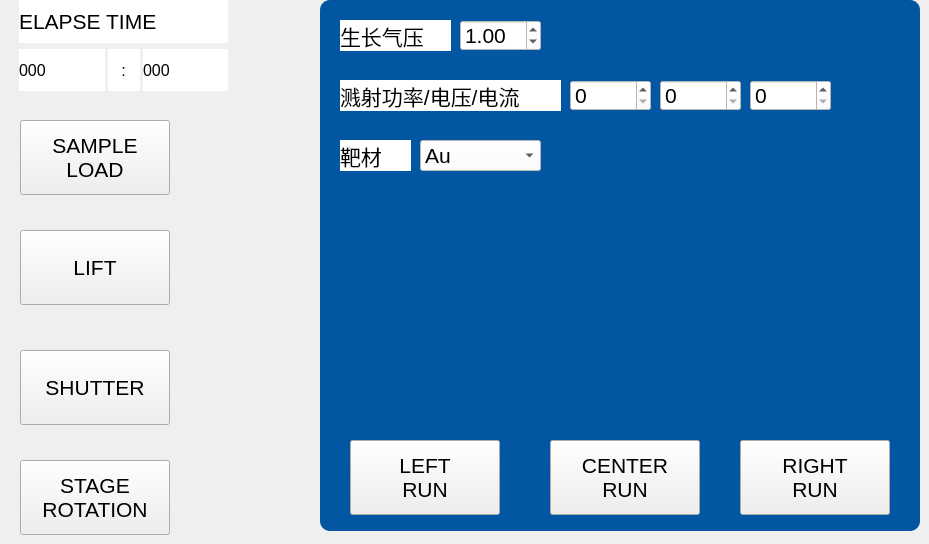
     <widget class="QWidget" name="chamber_page">
      <widget class="QLabel" name="label_13">
       <property name="geometry">
        <rect>
         <x>320</x>
         <y>0</y>
         <width>600</width>
         <height>531</height>
        </rect>
       </property>
       <property name="styleSheet">
        <string notr="true">background-color: rgb(3, 86, 161);
color: rgb(255, 255, 255);
    border-width: 4px;
    border-radius: 10px;
</string>
       </property>
       <property name="text">
        <string/>
       </property>
      </widget>
      <widget class="QPushButton" name="stagerotation_button">
       <property name="geometry">
        <rect>
         <x>20</x>
         <y>460</y>
         <width>150</width>
         <height>75</height>
        </rect>
       </property>
       <property name="font">
        <font>
         <family>Arial</family>
         <pointsize>16</pointsize>
        </font>
       </property>
       <property name="styleSheet">
        <string notr="true">            QPushButton{border-width: 2px; border-radius: 10px; background-color: rgb(3, 86, 161); color: rgb(255,255,255);}
            QPushButton:pressed{border-width: 2px; border-radius: 10px; background-color: rgb(180 , 180, 180); color: rgb(0,0,0); }
font: 16pt &quot;Arial&quot;;</string>
       </property>
       <property name="text">
        <string>STAGE
ROTATION</string>
       </property>
      </widget>
      <widget class="QPushButton" name="shutter_button">
       <property name="geometry">
        <rect>
         <x>20</x>
         <y>350</y>
         <width>150</width>
         <height>75</height>
        </rect>
       </property>
       <property name="font">
        <font>
         <family>Arial</family>
         <pointsize>16</pointsize>
        </font>
       </property>
       <property name="styleSheet">
        <string notr="true">            QPushButton{border-width: 2px; border-radius: 10px; background-color: rgb(3, 86, 161); color: rgb(255,255,255);}
            QPushButton:pressed{border-width: 2px; border-radius: 10px; background-color: rgb(180 , 180, 180); color: rgb(0,0,0); }
font: 16pt &quot;Arial&quot;;</string>
       </property>
       <property name="text">
        <string>SHUTTER</string>
       </property>
      </widget>
      <widget class="QPushButton" name="sampleload_button">
       <property name="geometry">
        <rect>
         <x>20</x>
         <y>120</y>
         <width>150</width>
         <height>75</height>
        </rect>
       </property>
       <property name="font">
        <font>
         <family>Arial</family>
         <pointsize>16</pointsize>
        </font>
       </property>
       <property name="styleSheet">
        <string notr="true">            QPushButton{border-width: 2px; border-radius: 10px; background-color: rgb(3, 86, 161); color: rgb(255,255,255);}
            QPushButton:pressed{border-width: 2px; border-radius: 10px; background-color: rgb(180 , 180, 180); color: rgb(0,0,0); }
font: 16pt &quot;Arial&quot;;</string>
       </property>
       <property name="text">
        <string>SAMPLE
LOAD</string>
       </property>
      </widget>
      <widget class="QPushButton" name="leftrun_button">
       <property name="geometry">
        <rect>
         <x>350</x>
         <y>440</y>
         <width>150</width>
         <height>75</height>
        </rect>
       </property>
       <property name="font">
        <font>
         <family>Arial</family>
         <pointsize>16</pointsize>
        </font>
       </property>
       <property name="styleSheet">
        <string notr="true">            QPushButton{border-width: 2px; border-radius: 10px; background-color: rgb(3, 200, 3); color: rgb(255,255,255);}
            QPushButton:pressed{border-width: 2px; border-radius: 10px; background-color: rgb(180 , 180, 180); color: rgb(0,0,0); }
font: 16pt &quot;Arial&quot;;</string>
       </property>
       <property name="text">
        <string>LEFT
RUN</string>
       </property>
      </widget>
      <widget class="QPushButton" name="centerrun_button">
       <property name="geometry">
        <rect>
         <x>550</x>
         <y>440</y>
         <width>150</width>
         <height>75</height>
        </rect>
       </property>
       <property name="font">
        <font>
         <family>Arial</family>
         <pointsize>16</pointsize>
        </font>
       </property>
       <property name="styleSheet">
        <string notr="true">            QPushButton{border-width: 2px; border-radius: 10px; background-color: rgb(3, 200, 3); color: rgb(255,255,255);}
            QPushButton:pressed{border-width: 2px; border-radius: 10px; background-color: rgb(180 , 180, 180); color: rgb(0,0,0); }
font: 16pt &quot;Arial&quot;;</string>
       </property>
       <property name="text">
        <string>CENTER
RUN</string>
       </property>
      </widget>
      <widget class="QPushButton" name="rightrun_button">
       <property name="geometry">
        <rect>
         <x>740</x>
         <y>440</y>
         <width>150</width>
         <height>75</height>
        </rect>
       </property>
       <property name="font">
        <font>
         <family>Arial</family>
         <pointsize>16</pointsize>
        </font>
       </property>
       <property name="styleSheet">
        <string notr="true">            QPushButton{border-width: 2px; border-radius: 10px; background-color: rgb(3, 200, 3); color: rgb(255,255,255);}
            QPushButton:pressed{border-width: 2px; border-radius: 10px; background-color: rgb(180 , 180, 180); color: rgb(0,0,0); }
font: 16pt &quot;Arial&quot;;</string>
       </property>
       <property name="text">
        <string>RIGHT
RUN</string>
       </property>
      </widget>
      <widget class="QPushButton" name="lift_button">
       <property name="geometry">
        <rect>
         <x>20</x>
         <y>230</y>
         <width>150</width>
         <height>75</height>
        </rect>
       </property>
       <property name="font">
        <font>
         <family>Arial</family>
         <pointsize>16</pointsize>
        </font>
       </property>
       <property name="styleSheet">
        <string notr="true">            QPushButton{border-width: 2px; border-radius: 10px; background-color: rgb(3, 86, 161); color: rgb(255,255,255);}
            QPushButton:pressed{border-width: 2px; border-radius: 10px; background-color: rgb(180 , 180, 180); color: rgb(0,0,0); }
font: 16pt &quot;Arial&quot;;</string>
       </property>
       <property name="text">
        <string>LIFT</string>
       </property>
      </widget>
      <widget class="QWidget" name="verticalLayoutWidget_2">
       <property name="geometry">
        <rect>
         <x>19</x>
         <y>0</y>
         <width>209</width>
         <height>91</height>
        </rect>
       </property>
       <layout class="QVBoxLayout" name="verticalLayout_4">
        <item>
         <widget class="QLabel" name="label_11">
          <property name="font">
           <font>
            <family>Arial</family>
            <pointsize>16</pointsize>
            <italic>false</italic>
            <bold>false</bold>
           </font>
          </property>
          <property name="styleSheet">
           <string notr="true">font: 16pt &quot;Arial&quot;;
background-color: rgb(255, 255, 255);</string>
          </property>
          <property name="text">
           <string>ELAPSE TIME</string>
          </property>
         </widget>
        </item>
        <item>
         <layout class="QHBoxLayout" name="horizontalLayout_7">
          <property name="spacing">
           <number>3</number>
          </property>
          <item>
           <widget class="QLabel" name="timesec_label">
            <property name="font">
             <font>
              <family>Arial</family>
              <pointsize>12</pointsize>
              <italic>false</italic>
              <bold>false</bold>
             </font>
            </property>
            <property name="styleSheet">
             <string notr="true">font: 12pt &quot;Arial&quot;;
background-color: rgb(255, 255, 255);</string>
            </property>
            <property name="text">
             <string>000</string>
            </property>
           </widget>
          </item>
          <item>
           <widget class="QLabel" name="label_15">
            <property name="sizePolicy">
             <sizepolicy hsizetype="Fixed" vsizetype="Preferred">
              <horstretch>0</horstretch>
              <verstretch>0</verstretch>
             </sizepolicy>
            </property>
            <property name="font">
             <font>
              <family>Arial</family>
              <pointsize>12</pointsize>
              <italic>false</italic>
              <bold>false</bold>
             </font>
            </property>
            <property name="styleSheet">
             <string notr="true">font: 12pt &quot;Arial&quot;;
background-color: rgb(255, 255, 255);</string>
            </property>
            <property name="text">
             <string>   :   </string>
            </property>
           </widget>
          </item>
          <item>
           <widget class="QLabel" name="time_ms_label">
            <property name="font">
             <font>
              <family>Arial</family>
              <pointsize>12</pointsize>
              <italic>false</italic>
              <bold>false</bold>
             </font>
            </property>
            <property name="styleSheet">
             <string notr="true">font: 12pt &quot;Arial&quot;;
background-color: rgb(255, 255, 255);</string>
            </property>
            <property name="text">
             <string>000</string>
            </property>
           </widget>
          </item>
         </layout>
        </item>
       </layout>
      </widget>
      <widget class="QLabel" name="label_growthPressure">
       <property name="geometry">
        <rect>
         <x>340</x>
         <y>20</y>
         <width>111</width>
         <height>31</height>
        </rect>
       </property>
       <property name="font">
        <font>
         <pointsize>16</pointsize>
        </font>
       </property>
       <property name="styleSheet">
        <string notr="true">background-color: rgb(255, 255, 255);</string>
       </property>
       <property name="text">
        <string>生长气压</string>
       </property>
      </widget>
      <widget class="QDoubleSpinBox" name="doubleSpinBox_growthPressure">
       <property name="geometry">
        <rect>
         <x>460</x>
         <y>20</y>
         <width>81</width>
         <height>31</height>
        </rect>
       </property>
       <property name="font">
        <font>
         <family>Arial</family>
         <pointsize>16</pointsize>
         <bold>false</bold>
        </font>
       </property>
       <property name="styleSheet">
        <string notr="true">background-color: rgb(255, 255, 255);</string>
       </property>
       <property name="singleStep">
        <double>0.100000000000000</double>
       </property>
       <property name="value">
        <double>1.000000000000000</double>
       </property>
      </widget>
      <widget class="QLabel" name="label_target">
       <property name="geometry">
        <rect>
         <x>340</x>
         <y>140</y>
         <width>71</width>
         <height>31</height>
        </rect>
       </property>
       <property name="font">
        <font>
         <pointsize>16</pointsize>
        </font>
       </property>
       <property name="styleSheet">
        <string notr="true">background-color: rgb(255, 255, 255);</string>
       </property>
       <property name="text">
        <string>靶材</string>
       </property>
      </widget>
      <widget class="QLabel" name="label_sputterPower">
       <property name="geometry">
        <rect>
         <x>340</x>
         <y>80</y>
         <width>221</width>
         <height>31</height>
        </rect>
       </property>
       <property name="font">
        <font>
         <pointsize>16</pointsize>
        </font>
       </property>
       <property name="styleSheet">
        <string notr="true">background-color: rgb(255, 255, 255);</string>
       </property>
       <property name="text">
        <string>溅射功率/电压/电流</string>
       </property>
      </widget>
      <widget class="QSpinBox" name="spinBox_sputterPower">
       <property name="geometry">
        <rect>
         <x>570</x>
         <y>80</y>
         <width>81</width>
         <height>31</height>
        </rect>
       </property>
       <property name="font">
        <font>
         <pointsize>16</pointsize>
        </font>
       </property>
       <property name="styleSheet">
        <string notr="true">background-color: rgb(255, 255, 255);</string>
       </property>
       <property name="maximum">
        <number>1000</number>
       </property>
       <property name="singleStep">
        <number>5</number>
       </property>
      </widget>
      <widget class="QComboBox" name="comboBox_target">
       <property name="geometry">
        <rect>
         <x>420</x>
         <y>140</y>
         <width>121</width>
         <height>31</height>
        </rect>
       </property>
       <property name="font">
        <font>
         <pointsize>16</pointsize>
        </font>
       </property>
       <property name="styleSheet">
        <string notr="true">background-color: rgb(255, 255, 255);</string>
       </property>
       <item>
        <property name="text">
         <string>Au</string>
        </property>
       </item>
       <item>
        <property name="text">
         <string>Nb</string>
        </property>
       </item>
       <item>
        <property name="text">
         <string>incone600</string>
        </property>
       </item>
       <item>
        <property name="text">
         <string>Ti</string>
        </property>
       </item>
       <item>
        <property name="text">
         <string>Pt</string>
        </property>
       </item>
      </widget>
      <widget class="QSpinBox" name="spinBox_sputterVoltage">
       <property name="geometry">
        <rect>
         <x>660</x>
         <y>80</y>
         <width>81</width>
         <height>31</height>
        </rect>
       </property>
       <property name="font">
        <font>
         <pointsize>16</pointsize>
        </font>
       </property>
       <property name="styleSheet">
        <string notr="true">background-color: rgb(255, 255, 255);</string>
       </property>
       <property name="maximum">
        <number>1000</number>
       </property>
       <property name="singleStep">
        <number>5</number>
       </property>
      </widget>
      <widget class="QSpinBox" name="spinBox_current">
       <property name="geometry">
        <rect>
         <x>750</x>
         <y>80</y>
         <width>81</width>
         <height>31</height>
        </rect>
       </property>
       <property name="font">
        <font>
         <pointsize>16</pointsize>
        </font>
       </property>
       <property name="styleSheet">
        <string notr="true">background-color: rgb(255, 255, 255);</string>
       </property>
       <property name="maximum">
        <number>1000</number>
       </property>
       <property name="singleStep">
        <number>5</number>
       </property>
      </widget>
      <widget class="QLabel" name="label_voltage">
       <property name="geometry">
        <rect>
         <x>600</x>
         <y>410</y>
         <width>50</width>
         <height>21</height>
        </rect>
       </property>
       <property name="font">
        <font>
         <pointsize>12</pointsize>
         <bold>true</bold>
        </font>
       </property>
       <property name="autoFillBackground">
        <bool>false</bool>
       </property>
       <property name="styleSheet">
        <string notr="true">background-color: rgb(3, 86, 161);color: rgb(3, 86, 161)</string>
       </property>
       <property name="lineWidth">
        <number>4</number>
       </property>
       <property name="text">
        <string>V</string>
       </property>
      </widget>
      <widget class="QLabel" name="label_current">
       <property name="geometry">
        <rect>
         <x>575</x>
         <y>370</y>
         <width>100</width>
         <height>21</height>
        </rect>
       </property>
       <property name="font">
        <font>
         <pointsize>12</pointsize>
         <bold>true</bold>
        </font>
       </property>
       <property name="autoFillBackground">
        <bool>false</bool>
       </property>
       <property name="styleSheet">
        <string notr="true">background-color: rgb(3, 86, 161);color: rgb(3, 86, 161)</string>
       </property>
       <property name="text">
        <string>mA</string>
       </property>
      </widget>
      <widget class="QLabel" name="label_power">
       <property name="geometry">
        <rect>
         <x>550</x>
         <y>330</y>
         <width>150</width>
         <height>21</height>
        </rect>
       </property>
       <property name="font">
        <font>
         <pointsize>12</pointsize>
         <bold>true</bold>
        </font>
       </property>
       <property name="autoFillBackground">
        <bool>false</bool>
       </property>
       <property name="styleSheet">
        <string notr="true">background-color: rgb(3, 86, 161);color: rgb(3, 86, 161)</string>
       </property>
       <property name="text">
        <string>W</string>
       </property>
      </widget>
     </widget>
